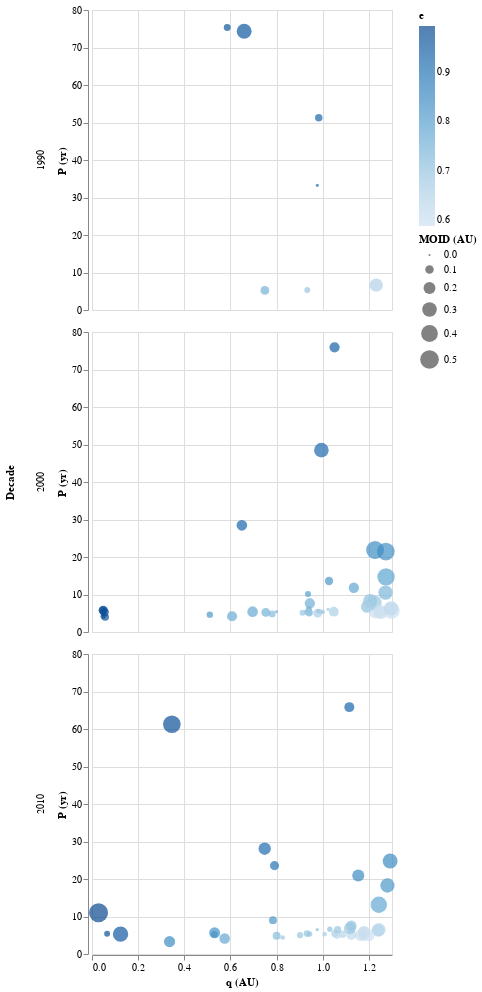

Notebook source saved alongside this figure:
### Code cell
alt.Chart(df).mark_circle().encode(
    x = alt.X("q (AU):Q"),
    y = alt.Y("P (yr):Q"),
    size = alt.Size("MOID (AU):Q"),
    color = alt.Color("e:Q"),
    row = alt.Row("Decade:O")
)

### Figure 1 — Vega-Lite specification as saved in the notebook (floating-point values rounded to 4 significant figures; data arrays with more than 128 entries replaced by an {"elided": "..."} marker saying what was removed)
{"config": {"view": {"continuousWidth": 300, "continuousHeight": 300}}, "data": {"name": "data-38517560d9af7150ceff86fcce484663"}, "mark": {"type": "circle"}, "encoding": {"color": {"field": "e", "type": "quantitative"}, "row": {"field": "Decade", "type": "ordinal"}, "size": {"field": "MOID (AU)", "type": "quantitative"}, "x": {"field": "q (AU)", "type": "quantitative"}, "y": {"field": "P (yr)", "type": "quantitative"}}, "$schema": "https://vega.github.io/schema/vega-lite/v5.20.1.json", "datasets": {"data-38517560d9af7150ceff86fcce484663": {"elided": "146 records"}}}
